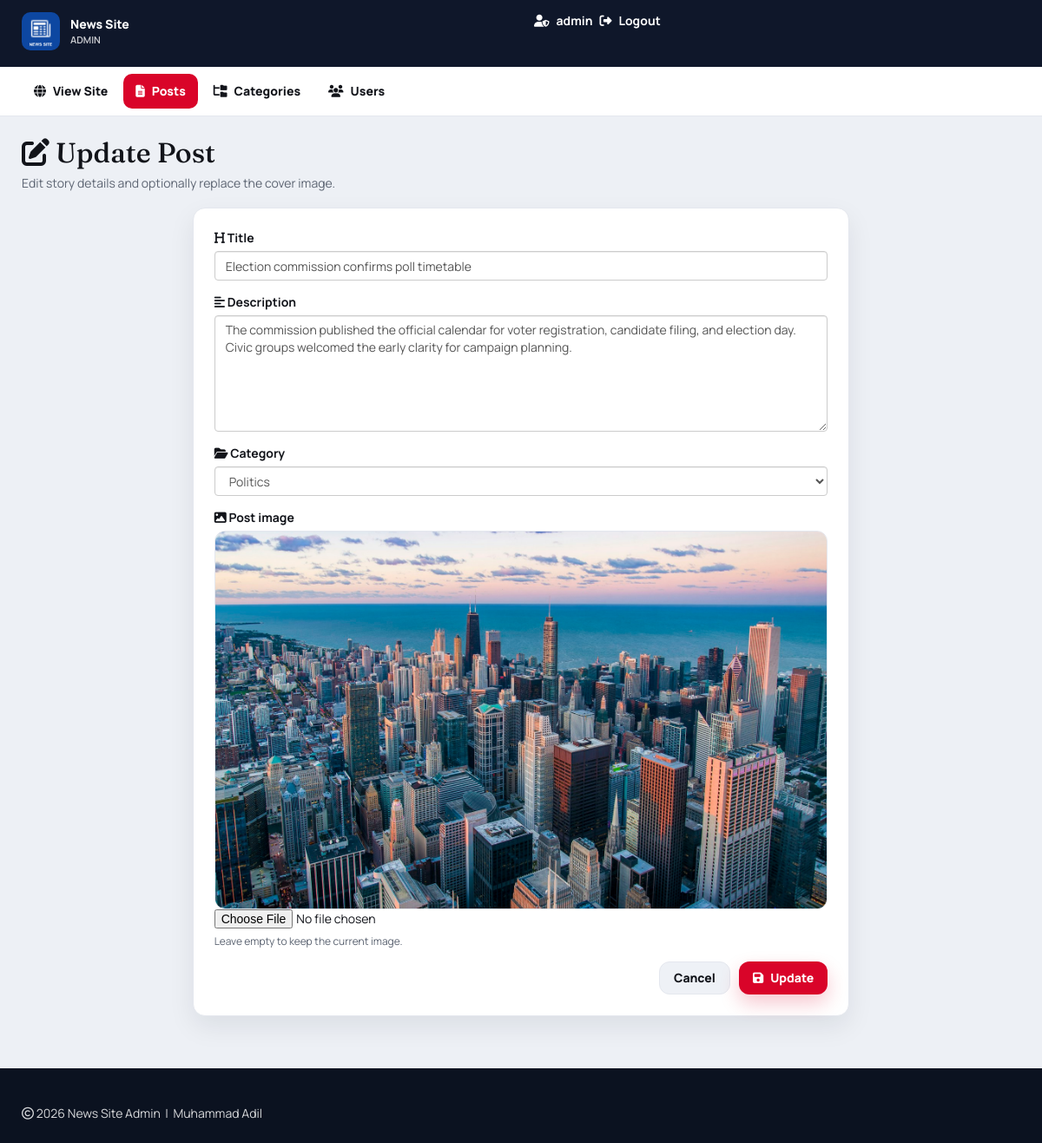
/admin/update-post.php?id=7 (signed in), run on the app's committed database.
### tables this page shows
CREATE TABLE `posts` (
  `id` int(11) NOT NULL AUTO_INCREMENT,
  `post_title` varchar(200) NOT NULL,
  `post_keywords` text NOT NULL,
  `post_content` int(11) NOT NULL,
  `post_date` varchar(50) NOT NULL,
  `post_author` int(11) NOT NULL,
  `post_image` varchar(255) NOT NULL DEFAULT 'post-format.jpg',
  PRIMARY KEY (`id`)
);

### includes/helpers.php (called while the page is built, shortened)
<?php
function post_image_src($filename, $prefix = '')
{
    $filename = trim((string) $filename);
    $candidates = [
        'images/' . $filename,
        'admin/upload/' . $filename,
    ];
    $root = dirname(__DIR__);
    foreach ($candidates as $rel) {
        if (is_file($root . '/' . $rel)) {
            return $prefix . $rel;
        }
    }
    return $prefix . 'images/post-format.jpg';
}
function e($value)
{
    return htmlspecialchars((string) $value, ENT_QUOTES, 'UTF-8');
}

### admin/update-post.php (the view, shortened to what this page needs)
<?php
include "header.php";
include "config.php";
$id = isset($_GET['id']) ? (int) $_GET['id'] : 0;
$sql = "SELECT posts.id, posts.post_title, posts.post_keywords, posts.post_image, posts.post_author, posts.post_content, category.category_name
        FROM posts
        LEFT JOIN category ON posts.post_content = category.id
        WHERE posts.id = {$id}";
$result = mysqli_query($conn, $sql) or die("query failed.");
$row = mysqli_fetch_assoc($result);
?>
<div id="admin-content">
  <div class="container">
  <div class="row">
    <div class="col-xs-12">
        <h1 class="admin-heading"><i class="fa-solid fa-pen-to-square"></i> Update Post</h1>
        <p class="admin-sub">Edit story details and optionally replace the cover image.</p>
    </div>
    <div class="col-xs-12 col-sm-10 col-sm-offset-1 col-md-8 col-md-offset-2">
        <form class="admin-form" action="save-update-post.php" method="POST" enctype="multipart/form-data" autocomplete="off">
            <div class="form-group">
                <label for="post_title"><i class="fa-solid fa-heading"></i> Title</label>
                <input type="text" name="post_title" id="post_title" class="form-control" value="<?php echo e($row['post_title']); ?>" required>
            </div>
            <div class="form-group">
                <label for="post_keywords"><i class="fa-solid fa-align-left"></i> Description</label>
                <textarea name="post_keywords" id="post_keywords" class="form-control" required rows="6"><?php echo e(trim($row['post_keywords'])); ?></textarea>
            </div>
            <div class="form-group">
                <label for="post_content"><i class="fa-solid fa-folder-open"></i> Category</label>
                <select name="post_content" id="post_content" class="form-control" required>
                              <?php
                                $sql1 = "SELECT * FROM category ORDER BY category_name ASC";
                                $result1 = mysqli_query($conn, $sql1) or die("query failed.");
                                while ($row1 = mysqli_fetch_assoc($result1)) {
                                    $selected = ((int) $row['post_content'] === (int) $row1['id']) ? "selected" : "";
                                    echo "<option {$selected} value='" . (int) $row1['id'] . "'>" . e($row1['category_name']) . "</option>";
                                }
                              ?>
                </select>
            </div>
            <div class="form-group">
                <label for="new_image"><i class="fa-solid fa-image"></i> Post image</label>
                <div class="image-preview">
                    <img src="<?php echo e(post_image_src($row['post_image'], '../')); ?>" alt="Current cover" height="150">
                </div>
                <input type="file" name="new_image" id="new_image" accept=".jpg,.jpeg,.png,.webp,.gif">
                <p class="help-text">Leave empty to keep the current image.</p>
            </div>
            <div class="form-actions">
                <a href="post.php" class="btn btn-default">Cancel</a>
                <button type="submit" name="submit" class="btn btn-primary"><i class="fa-solid fa-floppy-disk"></i> Update</button>
            </div>
        </form>
      </div>
    </div>
  </div>
</div>
<?php include "footer.php"; ?>

### css/style.css (style rules this page uses)
:root { --ink: #12141a; --muted: #5c6472; --line: #e4e7ee; --page: #f3f5f8; --surface: #ffffff; --brand: #111827; --accent: #d90429; --accent-dark: #b00321; --nav: #0f172a; --shadow: 0 12px 30px rgba(17, 24, 39, 0.08); --radius: 14px; --font-display: "Fraunces", Georgia, serif; --font-body: "Manrope", "Segoe UI", sans-serif; }
*, *::before, *::after { box-sizing: border-box; }
html { -webkit-text-size-adjust: 100%; scroll-behavior: smooth; }
body { margin: 0; color: var(--ink); background: radial-gradient(circle at top right, rgba(217, 4, 41, 0.06), transparent 28%), linear-gradient(180deg, #fafbfc 0%, var(--page) 40%); font-family: var(--font-body); overflow-x: hidden; }
img, video, iframe { max-width: 100%; height: auto; }
a { color: inherit; text-decoration: none; }
.container { width: 100%; max-width: 1180px; }
.btn { display: inline-flex; align-items: center; justify-content: center; gap: 8px; border: 0; border-radius: 12px; font-weight: 750; font-family: var(--font-body); line-height: 1.2; transition: transform 0.15s ease, background 0.15s ease, color 0.15s ease, box-shadow 0.15s ease; }
.btn-accent, .btn.btn-primary, .btn-brand { background: var(--accent) !important; color: #fff !important; padding: 11px 16px; box-shadow: 0 10px 22px rgba(217, 4, 41, 0.22); }
.btn-soft, .btn.btn-default { background: #eef1f6 !important; color: var(--ink) !important; border: 1px solid var(--line) !important; padding: 10px 16px; }
.admin-body { background: #edf0f5; }
#admin-content { padding: 24px 0 40px; min-height: 70vh; }
#admin-content .admin-heading { font-family: var(--font-display); font-size: 32px; margin: 0 0 8px; }
.admin-sub { color: var(--muted); margin: 0 0 18px; }
form.admin-form, #admin-content form { background: #fff; border: 1px solid var(--line); border-radius: 14px; padding: 24px; box-shadow: var(--shadow); }
.form-actions { display: flex; justify-content: flex-end; gap: 10px; margin-top: 12px; }
.image-preview img { border-radius: 12px; border: 1px solid var(--line); max-width: 100%; }
.help-text { color: var(--muted); font-size: 12px; margin-top: 6px; }

### data on the page
posts: post_title "Election commission confirms poll timetable", post_keywords "The commission published the official calendar for voter registration, candidate filing, and election day. Civic groups welcomed the early clarity for campaign planning.", post_image (picture)

### other printed values
$_SESSION["username"] "admin"
form field post_content "Politics"
